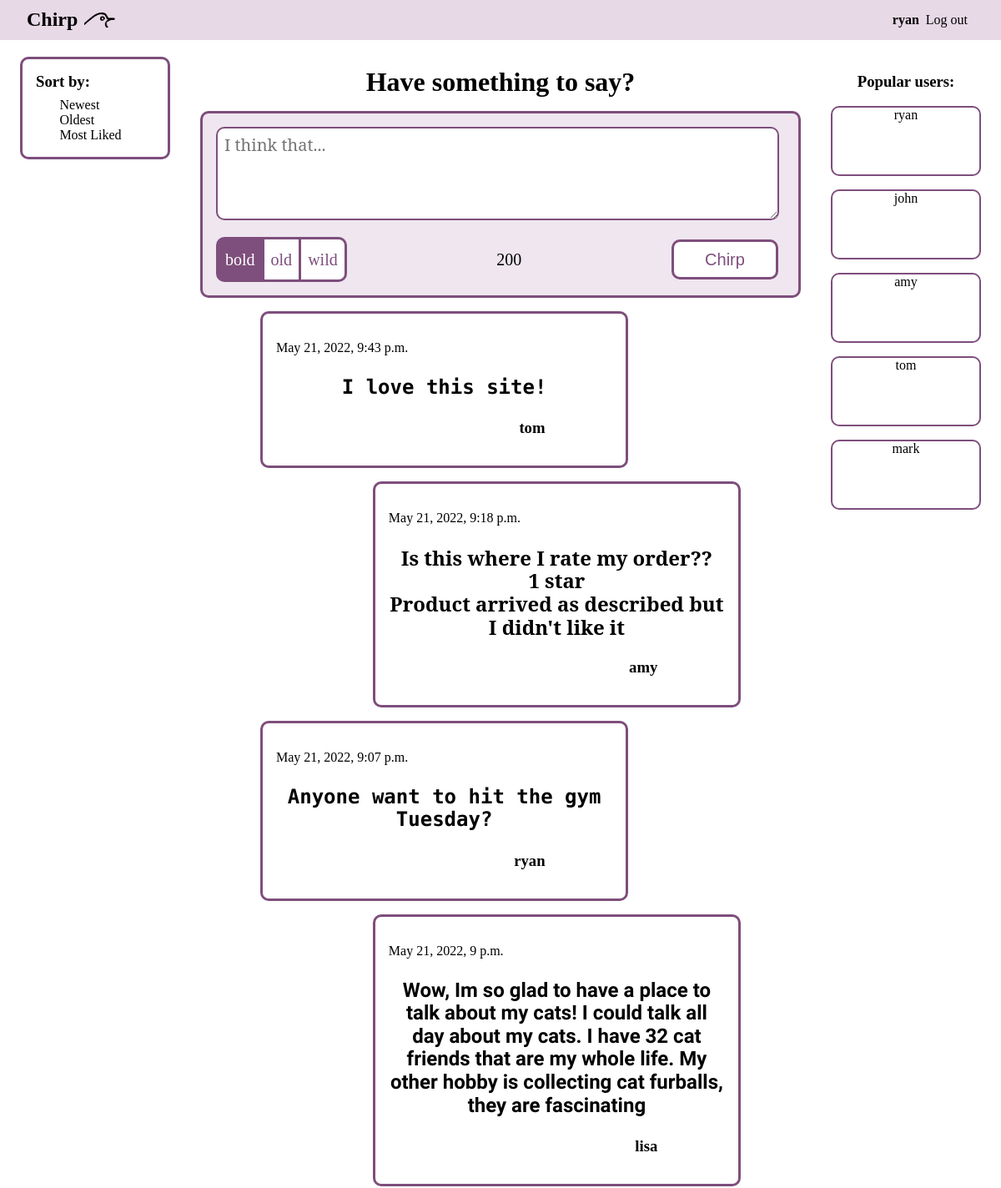
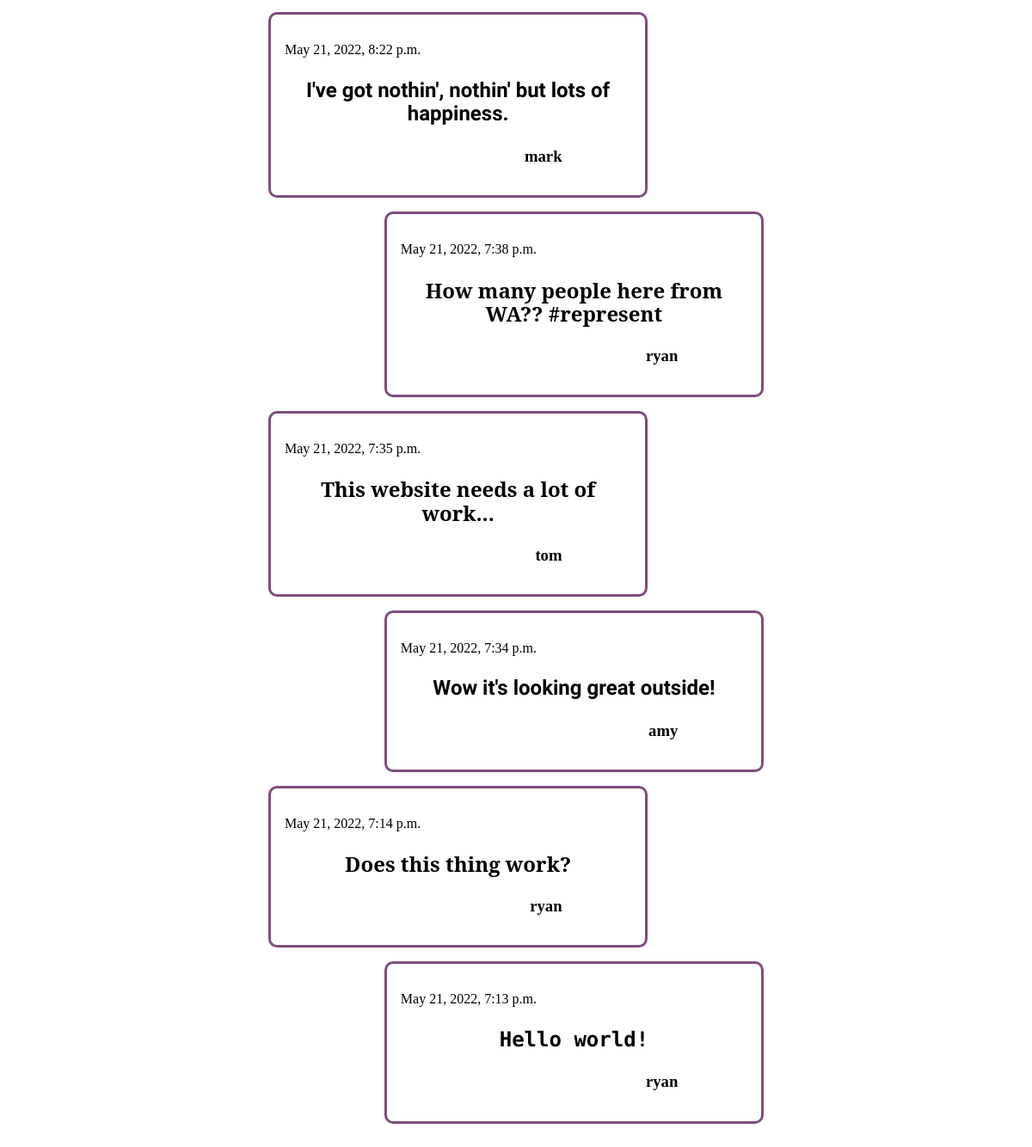
The app's page / (signed in) with its own data (2 pictures, top to bottom).
### ChirpApp/models.py (models this page shows, shortened)
class Post(models.Model):
    content = models.CharField(max_length=200)
    author = models.CharField(max_length=200)
    date = models.DateTimeField(auto_now=True)
    FontType = models.TextChoices("FontType", "bold old wild")
    font = models.CharField(choices=FontType.choices, max_length=4)
    slug = models.SlugField(unique=True, db_index=True)

### ChirpApp/views.py (the view, shortened to what this page needs)
# urls.py: path("", views.HomePageView.as_view(), name="home"), #/
class HomePageView(View):
    def get(self, request):
        posts = Post.objects.all().order_by("-date")
        context = {
            "posts": posts,
            "post_form": PostForm(),
            "users": User.objects.all()[:5],
        }
        return render(request, "ChirpApp/index.html", context)

### ChirpApp/forms.py
class PostForm(forms.ModelForm):
    content = forms.CharField(label='', widget=forms.Textarea(attrs={"class": "bold", "rows": "4", "maxlength": "200", "placeholder": "I think that..."}))
    font = forms.CharField(label='', widget=forms.RadioSelect(choices=FONTS, attrs={}))
    class Meta:
        model = Post
        fields = ["content", "font"]

### ChirpApp/templates/ChirpApp/index.html (shortened to what this page needs)
{% extends 'base.html' %}
{% load static %}
{% block css_files %}
  <link rel="stylesheet" href="{% static 'ChirpApp/index.css' %}" />
  <link rel="stylesheet" href="{% static 'ChirpApp/includes/header.css' %}" />
  <link rel="stylesheet" href="{% static 'ChirpApp/includes/navigation.css' %}" />
  <link rel="stylesheet" href="{% static 'ChirpApp/includes/decoration.css' %}" />
  <link rel="stylesheet" href="{% static 'ChirpApp/includes/post.css' %}" />
{% endblock %}
{% block content %}
  {% include "ChirpApp/includes/header.html" %}
  {% include "ChirpApp/includes/navigation.html" %}
  {% include "ChirpApp/includes/decoration.html" %}
  <main>
    <section class="post-write">
      {% if user.is_authenticated %}
        <h1>Have something to say?</h1>
        <form action="{% url 'home' %}" method="post">
          <div class="form-control {% if post_form.content.errors %}invalid{% endif %}">
            {{ post_form.content }}
          </div>
          <div class="form-lower">
            <div class="form-control {% if post_form.font.errors %}invalid{% endif %}">
              {{ post_form.font }}
            </div>
            <span id="characters-left">200</span>
            <button id="post-post">Chirp</button>
          </div>
        </form>
      {% else %}
        <h1>Please <a href="{% url 'login' %}" id="h1login">login</a> to write a post.</h1>
      {% endif %}
      </section>
    <section class="post-list">
      {% for post in posts %}
        {% include 'ChirpApp/includes/post.html' %}
      {% endfor %}
    </section>
    <div class="spacer"></div>
  </main>
{% endblock %}

### ChirpApp/templates/ChirpApp/includes/header.html
{% load static %}
<header>
  <a href="{% url 'home' %}" class="main-logo">
    <h2>Chirp</h2>
    <img src="{% static 'ChirpApp/images/logo.webp' %}" alt="Chirp Logo - a bird's beak." />
  </a>
  <div class="header-right">
    {% if user.is_authenticated %}
      <p><strong>{{ user.get_username }}</strong></p>
      <a href="{% url 'logout' %}">Log out</a>
    {% else %}
      <a href="#">Sign up</a>
      <a href="{% url 'login' %}">Login</a>
    {% endif %}
  </div>
</header>

### ChirpApp/templates/ChirpApp/includes/decoration.html
<div class="decor">
  <h3>Popular users:</h3>
  <ul>
    {% for user in users %}
    <li>
      {{ user.username }}
    </li>
    {% endfor %}
  </ul>
</div>

### ChirpApp/templates/ChirpApp/includes/post.html
<div class="post">
  <p>{{ post.date }}</p>
  <a href="{% url 'post-detail-page' post.slug %}"><h2 class="{{ post.font }}">{{ post.content|linebreaks }}</h2></a>
  <h3>{{ post.author }}</h3>
</div>

### ChirpApp/static/ChirpApp/index.css (style rules this page uses)
a { text-decoration: none; color: black; }
ul { list-style: none; margin: 0; padding: 0; }
main { width: 60%; margin: 3rem auto auto; padding-top: 2rem; }
form { border: 3px solid #7E4E7C; background-color: #EFE6EF; border-radius: 10px; padding: 1rem; }
.form-lower { margin: 1rem .5rem 0 0; display: flex; flex-direction: row; align-items: center; justify-content: space-between; }
#id_font { border: 3px solid #7E4E7C; border-radius: 10px; background-color: white; height: 3rem; display: flex; flex-direction: row; align-items: center; justify-content: space-around; max-width: fit-content; }
#id_font div { height: 100%; display: flex; flex-direction: row; align-items: center; }
#id_font label { padding: 0 .5rem; cursor: pointer; font-size: 125%; color: #7E4E7C; }
#id_font div.active { background-color: #7E4E7C; }
#id_font div.active label { color: white; }
#id_font div:nth-child(1), #id_font div:nth-child(2) { border-right: 3px solid #7E4E7C; }
form span { font-size: 125%; }
form button { width: 8rem; height: 3rem; background-color: white; font-size: 125%; color: #7E4E7C; border: 3px solid #7E4E7C; border-radius: 10px; cursor: pointer; }
textarea { width: 96%; max-width: 96%; border: 2px solid #7E4E7C; border-radius: 10px; margin: 0; padding: .5rem; font-size: 125%; }
.spacer { height: 30rem; }
h1 { text-align: center; margin: 0 0 1rem 0; }
.post-list { width: 80%; margin: auto; }
.post:nth-child(odd) { margin-left: 0; margin-right: auto; }
.post:nth-child(even) { margin-right: 0; margin-left: auto; }

### ChirpApp/static/ChirpApp/includes/header.css (style rules this page uses)
header { position: fixed; z-index: 1; top: 0; left: 0; width: 100%; overflow-x: hidden; display: flex; flex-direction: row; align-items: center; justify-content: space-between; margin: 0; background-color: #E8D9E7; height: 3rem; }
.main-logo, .header-right { display: flex; flex-direction: row; align-items: center; margin: 0 2rem; }
header h2 { margin: 0 .5rem 0 0; }
.header-right a { margin: 0 .5rem; }
header img { height: 18px; }

### ChirpApp/static/ChirpApp/includes/decoration.css (style rules this page uses)
.decor { height: 100%; width: 17%; position: fixed; z-index: 1; top: 3rem; right: 0; overflow-x: hidden; padding-top: 20px; }
.decor h3 { margin-right: 1.5rem; text-align: center; }
.decor ul { margin-right: 1.5rem; }
.decor li { border: 2px solid #7E4E7C; border-radius: 10px; margin: 1rem 0 0; min-height: 5rem; text-align: center; }

### ChirpApp/static/ChirpApp/includes/post.css (style rules this page uses)
.bold { font-family: 'Noto Serif', serif; }
.old { font-family: 'Macondo', cursive; }
.wild { font-family: 'Monoton', cursive; }
.post { width: 70%; border: 3px solid #7E4E7C; border-radius: 10px; margin-top: 1rem; padding: 1rem; }
.post h2 { text-align: center; }
.post h3 { text-align: right; margin-right: 20%; }

### records on screen
Post: date "May 21, 2022, 9:43 p.m.", content "I love this site!", author "tom"
Post: date "May 21, 2022, 9:18 p.m.", content "Is this where I rate my order?? 1 star Product arrived as described but I didn't like it", author "amy"
Post: date "May 21, 2022, 9:07 p.m.", content "Anyone want to hit the gym Tuesday?", author "ryan"
Post: date "May 21, 2022, 9 p.m.", content "Wow, Im so glad to have a place to talk about my cats! I could talk all day about my cats. I have 32 cat friends that are my whole life. My other hobby is collecting cat furballs, they are fascinating", author "lisa"
Post: date "May 21, 2022, 8:22 p.m.", content "I've got nothin', nothin' but lots of happiness.", author "mark"
Post: date "May 21, 2022, 7:38 p.m.", content "How many people here from WA?? #represent", author "ryan"
Post: date "May 21, 2022, 7:35 p.m.", content "This website needs a lot of work...", author "tom"
Post: date "May 21, 2022, 7:34 p.m.", content "Wow it's looking great outside!", author "amy"
Post: date "May 21, 2022, 7:14 p.m.", content "Does this thing work?", author "ryan"
Post: date "May 21, 2022, 7:13 p.m.", content "Hello world!", author "ryan"

### other values on screen
{{ user.get_username }} "ryan"
{{ user.username }} "ryan"
{{ user.username }} "john"
{{ user.username }} "amy"
{{ user.username }} "tom"
{{ user.username }} "mark"
{{ post_form.font }} "bold old wild"
